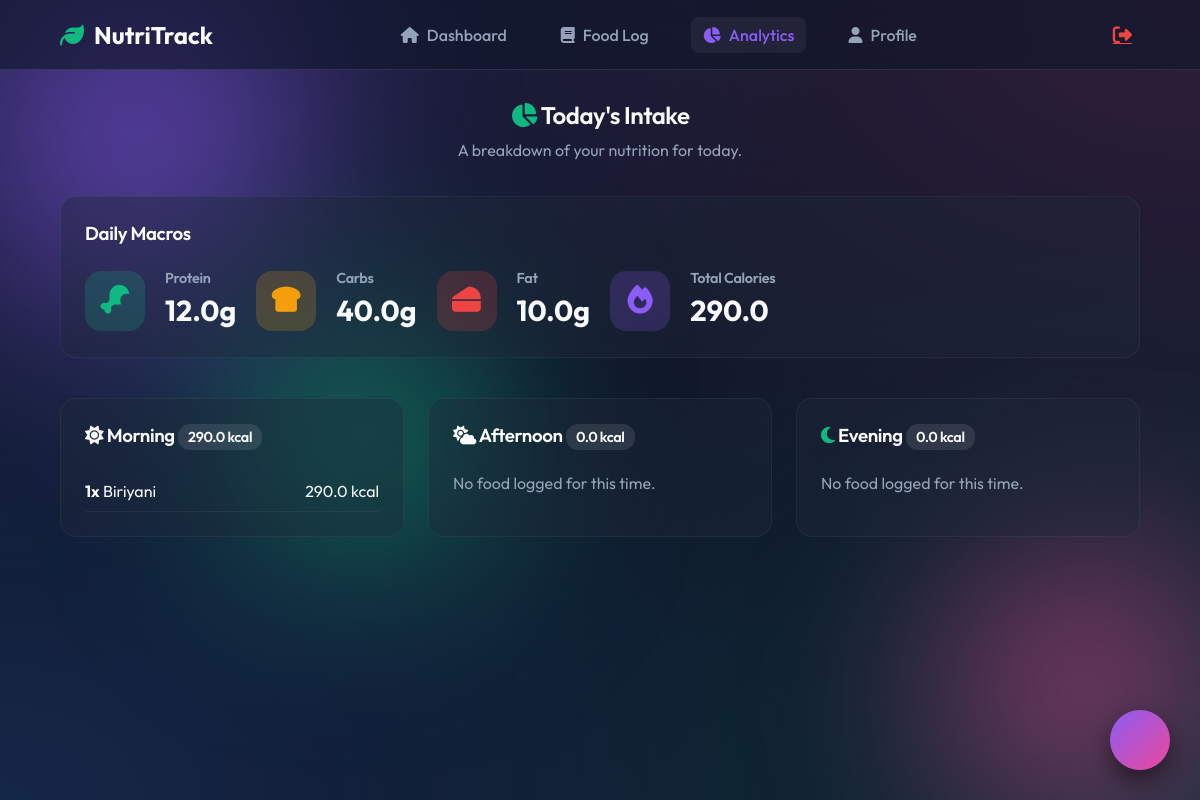
Page /analytics (signed in) on the committed database.
### app.py (models this page shows, shortened)
class FoodEntry(db.Model):
    id = db.Column(db.Integer, primary_key=True)
    user_id = db.Column(db.Integer, nullable=False)
    item = db.Column(db.String(100), nullable=False)
    quantity = db.Column(db.Integer, nullable=False)
    calories = db.Column(db.Float)
    protein = db.Column(db.Float)
    carbs = db.Column(db.Float)
    fat = db.Column(db.Float)
    time_of_day = db.Column(db.String(50))  # ✅ new column
    timestamp = db.Column(db.DateTime, server_default=db.func.current_timestamp())

### app.py (the view)
@app.route('/analytics')
def analytics():
    user_id = session.get("user_id")
    if not user_id:
        return "User not logged in", 403
    ist_offset = timedelta(hours=5, minutes=30)
    now_ist = datetime.utcnow() + ist_offset
    today_ist = now_ist.date()
    start_of_day_ist = datetime.combine(today_ist, datetime.min.time())
    start_of_day_utc = start_of_day_ist - ist_offset
    end_of_day_utc = start_of_day_utc + timedelta(days=1)
    entries = FoodEntry.query.filter(
        FoodEntry.timestamp >= start_of_day_utc,
        FoodEntry.timestamp < end_of_day_utc,
        FoodEntry.user_id == user_id
    ).all()
    print("Entries Found:", len(entries))  # 👈
    pprint([(e.item, e.timestamp, e.time_of_day) for e in entries])  # 👈
    meals = {"morning": [], "afternoon": [], "evening": []}
    calories_per_meal = defaultdict(float)
    total_macros = {"protein": 0, "carbs": 0, "fat": 0}
    for entry in entries:
        time_slot = entry.time_of_day
        if not time_slot or time_slot == "unspecified":
            ist_time = entry.timestamp + timedelta(hours=5, minutes=30) if entry.timestamp else datetime.utcnow()
            hour = ist_time.hour
            if hour < 12:
                time_slot = "morning"
            elif hour < 17:
                time_slot = "afternoon"
            else:
                time_slot = "evening"
        if time_slot not in meals:
            meals[time_slot] = []
        meals[time_slot].append(entry)
        calories_per_meal[time_slot] += entry.calories or 0
        total_macros["protein"] += entry.protein or 0
        total_macros["carbs"] += entry.carbs or 0
        total_macros["fat"] += entry.fat or 0
    return render_template("analytics.html", meals=meals,calories_per_meal=calories_per_meal,
                           total_macros=total_macros)

### templates/analytics.html (shortened to what this page needs)
{% extends "base.html" %}
{% block content %}
<div class="fade-in-up">
    <div class="text-center mb-4">
        <h2 class="mb-1"><i class="fas fa-chart-pie text-accent"></i> Today's Intake</h2>
        <p>A breakdown of your nutrition for today.</p>
    </div>
    <div class="glass-card mb-4">
        <h3 class="mb-3">Daily Macros</h3>
        <div class="row" style="display: flex; gap: 20px; flex-wrap: wrap;">
            <div class="stat-card flex-fill">
                <div class="stat-icon protein"><i class="fas fa-drumstick-bite"></i></div>
                <div class="stat-details">
                    <h4>Protein</h4>
                    <p class="value">{{ total_macros.protein|default(0)|float|round(1) }}g</p>
                </div>
            </div>
            <div class="stat-card flex-fill">
                <div class="stat-icon carbs"><i class="fas fa-bread-slice"></i></div>
                <div class="stat-details">
                    <h4>Carbs</h4>
                    <p class="value">{{ total_macros.carbs|default(0)|float|round(1) }}g</p>
                </div>
            </div>
            <div class="stat-card flex-fill">
                <div class="stat-icon fat"><i class="fas fa-cheese"></i></div>
                <div class="stat-details">
                    <h4>Fat</h4>
                    <p class="value">{{ total_macros.fat|default(0)|float|round(1) }}g</p>
                </div>
            </div>
            <div class="stat-card flex-fill">
                <div class="stat-icon calories"><i class="fas fa-fire"></i></div>
                <div class="stat-details">
                    <h4>Total Calories</h4>
                    <p class="value">{{ (calories_per_meal.morning|default(0) + calories_per_meal.afternoon|default(0) + calories_per_meal.evening|default(0))|float|round(1) }}</p>
                </div>
            </div>
        </div>
    </div>
    <div class="dashboard-grid mt-4">
        {% for slot in ['morning', 'afternoon', 'evening'] %}
        <div class="glass-card delay-{{ loop.index }}">
            <h3 class="mb-3 d-flex justify-content-between align-items-center">
                <span>
                    {% if slot == 'morning' %}<i class="fas fa-sun text-warning"></i>{% endif %}
                    {% if slot == 'afternoon' %}<i class="fas fa-cloud-sun text-primary"></i>{% endif %}
                    {% if slot == 'evening' %}<i class="fas fa-moon text-accent"></i>{% endif %}
                    {{ slot.capitalize() }}
                </span>
                <span class="badge" style="font-size: 0.9rem; background: rgba(255,255,255,0.1); padding: 4px 10px; border-radius: 12px;">
                    {{ calories_per_meal[slot]|default(0)|float|round(1) }} kcal
                </span>
            </h3>
            {% if meals[slot] %}
            <ul style="list-style: none; padding: 0; margin: 0;">
                {% for item in meals[slot] %}
                <li style="display: flex; justify-content: space-between; align-items: center; padding: 10px 0; border-bottom: 1px solid rgba(255,255,255,0.05);">
                    <span><strong>{{ item.quantity }}x</strong> {{ item.item|capitalize }}</span>
                    <span class="text-secondary">{{ item.calories|default(0)|float|round(1) }} kcal</span>
                </li>
                {% endfor %}
            </ul>
            {% else %}
            <p class="text-secondary mt-2 mb-0">No food logged for this time.</p>
            {% endif %}
        </div>
        {% endfor %}
    </div>
</div>
{% endblock %}

### static/style.css (style rules this page uses)
:root { --bg-base: #0f172a; --bg-surface: rgba(30, 41, 59, 0.7); --glass-border: rgba(255, 255, 255, 0.1); --glass-shadow: 0 8px 32px 0 rgba(0, 0, 0, 0.37); --text-primary: #f8fafc; --text-secondary: #94a3b8; --accent-primary: #8b5cf6; --accent-secondary: #ec4899; --accent-success: #10b981; --accent-danger: #ef4444; --accent-warning: #f59e0b; --font-main: 'Outfit', sans-serif; --border-radius-sm: 8px; --border-radius-md: 16px; --border-radius-lg: 24px; --border-radius-pill: 9999px; --transition-fast: 0.2s ease; --transition-normal: 0.3s ease; --transition-bounce: 0.5s cubic-bezier(0.175, 0.885, 0.32, 1.275); }
* { margin: 0; padding: 0; box-sizing: border-box; }
body { font-family: var(--font-main); background-color: var(--bg-base); color: var(--text-primary); overflow-x: hidden; min-height: 100vh; }
.glass-card { background: rgba(30, 41, 59, 0.4); backdrop-filter: blur(8px); border: 1px solid rgba(255, 255, 255, 0.05); border-radius: var(--border-radius-md); padding: 24px; transition: var(--transition-normal); }
h1, h2, h3, h4, h5, h6 { font-weight: 600; letter-spacing: -0.02em; margin-bottom: 1rem; color: var(--text-primary); }
p { line-height: 1.6; color: var(--text-secondary); margin-bottom: 1rem; }
.text-center { text-align: center; }
.mb-1 { margin-bottom: 0.5rem; }
.mb-3 { margin-bottom: 1.5rem; }
.mb-4 { margin-bottom: 2rem; }
.mt-2 { margin-top: 1rem; }
.mt-4 { margin-top: 2rem; }
.text-accent { color: var(--accent-success); }
.dashboard-grid { display: grid; grid-template-columns: repeat(auto-fit, minmax(250px, 1fr)); gap: 24px; margin-top: 40px; }
.stat-card { display: flex; align-items: center; gap: 20px; }
.stat-icon { width: 60px; height: 60px; border-radius: 16px; display: flex; align-items: center; justify-content: center; font-size: 1.8rem; }
.stat-icon.protein { background: rgba(16, 185, 129, 0.2); color: var(--accent-success); }
.stat-icon.carbs { background: rgba(245, 158, 11, 0.2); color: var(--accent-warning); }
.stat-icon.fat { background: rgba(239, 68, 68, 0.2); color: var(--accent-danger); }
.stat-icon.calories { background: rgba(139, 92, 246, 0.2); color: var(--accent-primary); }
.stat-details h4 { margin: 0; font-size: 0.9rem; color: var(--text-secondary); }
.stat-details .value { font-size: 1.8rem; font-weight: 700; margin: 0; color: var(--text-primary); }
.fade-in-up { animation: fadeInUp 0.6s ease forwards; opacity: 0; }
.delay-1 { animation-delay: 0.1s; }
.delay-2 { animation-delay: 0.2s; }
.delay-3 { animation-delay: 0.3s; }

### rows in the picture
FoodEntry: quantity "1", item "Biriyani", calories "290.0"

### other values in the picture
{{ total_macros.protein|default(0)|float|round(1) }} "12.0"
{{ total_macros.carbs|default(0)|float|round(1) }} "40.0"
{{ total_macros.fat|default(0)|float|round(1) }} "10.0"
{{ slot.capitalize() }} "Morning" "Afternoon" "Evening"
{{ calories_per_meal[slot]|default(0)|float|round(1) }} "290.0" "0.0" "0.0"
